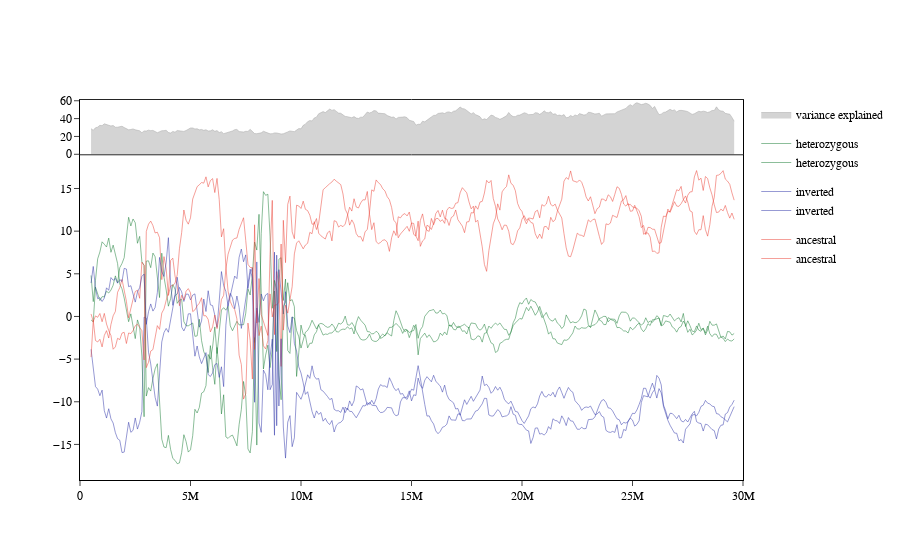

Source (notebook cell):
### Code cell
stat_df = data.stat

# Create a subplot figure with 2 rows and 1 column
args_dct['hex_code_dct'] = {
    'ancestral': '#eb4034',
    'inverted': '#2f35a8',
    'heterozygous': '#197d34',
}
args_dct['color_by'] = 'inversion_state'


group = args_dct['color_by'] if args_dct['color_by'] else 'id'
group_lst = list(set(metadata_df[group]))
# set plotting colors
if args_dct['hex_code_dct']:
    color_dct = args_dct['hex_code_dct']
    if not all(x in color_dct.keys() for x in metadata_df[group]):
        print('\n[ERROR] HEX codes missing for one or more groups.',
                file=sys.stderr)
        sys.exit()
else:
    import plotly.colors as pc
    def_col_lst = pc.DEFAULT_PLOTLY_COLORS
    
    color_dict = {
        group_lst[i]: \
            def_col_lst[i % len(def_col_lst)] for i in range(len(group_lst))
    }

if len(plot_vars) == 1:
    fig = make_subplots(rows=2, cols=1, shared_xaxes=True, row_heights=[1, 6], vertical_spacing=0.0)

    # variance explained
    hover_data = [
        ''.join(
            [f'<b>pos</b>: {str(idx)}<br><b>var_explained</b>: \
             <b>{row[str(plot_var) + "_ve"]}%<br>' ]
        ) for idx, row in stat_df.iterrows()
    ]

    fig.add_trace(
        go.Scatter(
            x=stat_df.index,
            y=stat_df[plot_var + '_ve'],
            name='variance explained',
            legendgroup='variance explained',
            mode='lines',
            text=hover_data,
            hoverinfo='text',
            line=dict(color='#4d61b0', width=1),
            fill='tozeroy',
            connectgaps=True,
        ),
    row=1, col=1)

    # Loop through each group and create a trace for each group
    for id in set(data_df['id']):
        id_df = data_df[data_df['id'] == id]
        
        hover_data = [
            ''.join(
                [f'<b>{col}</b>: {row[col]}<br>' for col in id_df.columns]
            ) for i, row in id_df.iterrows()
        ]

        plot_color = color_dct[list(id_df[group])[0]]

        # Add the trace for the group to the first subplot (row=1, col=1)
        fig.add_trace(
            go.Scatter(
                x=id_df['pos'],
                y=id_df[plot_var],
                text=hover_data,
                hoverinfo='text',
                name=list(id_df[group])[0],   
                legendgroup=list(id_df[group])[0],
                #name='a',   
                #legendgroup='a',
                mode='lines',
                line=dict(color=plot_color),

            ),
            row=2, col=1  # Specify which subplot to add the trace to
        )

    # adjust layout
    fig.update_layout(
        template='simple_white',
        font_family='Arial',
        font_color='black',
        xaxis=dict(ticks='outside', mirror=True, showline=True,),
        yaxis=dict(ticks='outside', mirror=True, showline=True,),
        #legend={'traceorder':'normal'}, 
        title={'xanchor': 'center', 'y': 0.9, 'x': 0.45},
        )

    # set line width
    fig.update_traces(line=dict(width=0.5, color='darkgrey'), row=1, col=1)
    fig.update_traces(line=dict(width=0.5), row=2, col=1)

    # set x axis range
    fig.update_xaxes(range=[args_dct['start'], args_dct['end']], showticklabels=False, ticks='', row=1, col=1)
    fig.update_xaxes(range=[args_dct['start'], args_dct['end']], showline=True, linecolor='black', linewidth=1, row=2, col=1)

    # set line width
    fig.update_yaxes(showline=True, mirror=True, linecolor='black', linewidth=1, row=1, col=1, side='left')
    fig.update_yaxes(showline=True, mirror=True, linecolor='black', linewidth=1, row=2, col=1, side='left')

    # Show the figure
    fig.show()

### Figure 1 — Plotly figure (JSON) as saved in the notebook; plotly's stock layout.template omitted (floating-point values rounded to 4 significant figures; data arrays with more than 128 entries replaced by an {"elided": "..."} marker saying what was removed)
{"data": [{"connectgaps": true, "fill": "tozeroy", "hoverinfo": "text", "legendgroup": "variance explained", "line": {"color": "darkgrey", "width": 0.5}, "mode": "lines", "name": "variance explained", "text": {"elided": "292 str values"}, "type": "scatter", "x": {"elided": "292 int values"}, "xaxis": "x", "y": {"elided": "292 float values"}, "yaxis": "y"}, {"hoverinfo": "text", "legendgroup": "heterozygous", "line": {"color": "#197d34", "width": 0.5}, "mode": "lines", "name": "heterozygous", "text": {"elided": "292 str values"}, "type": "scatter", "x": {"elided": "292 int values"}, "xaxis": "x2", "y": {"elided": "292 float values"}, "yaxis": "y2"}, {"hoverinfo": "text", "legendgroup": "inverted", "line": {"color": "#2f35a8", "width": 0.5}, "mode": "lines", "name": "inverted", "text": {"elided": "292 str values"}, "type": "scatter", "x": {"elided": "292 int values"}, "xaxis": "x2", "y": {"elided": "292 float values"}, "yaxis": "y2"}, {"hoverinfo": "text", "legendgroup": "heterozygous", "line": {"color": "#197d34", "width": 0.5}, "mode": "lines", "name": "heterozygous", "text": {"elided": "292 str values"}, "type": "scatter", "x": {"elided": "292 int values"}, "xaxis": "x2", "y": {"elided": "292 float values"}, "yaxis": "y2"}, {"hoverinfo": "text", "legendgroup": "ancestral", "line": {"color": "#eb4034", "width": 0.5}, "mode": "lines", "name": "ancestral", "text": {"elided": "292 str values"}, "type": "scatter", "x": {"elided": "292 int values"}, "xaxis": "x2", "y": {"elided": "292 float values"}, "yaxis": "y2"}, {"hoverinfo": "text", "legendgroup": "ancestral", "line": {"color": "#eb4034", "width": 0.5}, "mode": "lines", "name": "ancestral", "text": {"elided": "292 str values"}, "type": "scatter", "x": {"elided": "292 int values"}, "xaxis": "x2", "y": {"elided": "292 float values"}, "yaxis": "y2"}, {"hoverinfo": "text", "legendgroup": "inverted", "line": {"color": "#2f35a8", "width": 0.5}, "mode": "lines", "name": "inverted", "text": {"elided": "292 str values"}, "type": "scatter", "x": {"elided": "292 int values"}, "xaxis": "x2", "y": {"elided": "292 float values"}, "yaxis": "y2"}], "layout": {"font": {"color": "black", "family": "Arial"}, "title": {"x": 0.45, "xanchor": "center", "y": 0.9}, "xaxis": {"anchor": "y", "domain": [0, 1], "matches": "x2", "mirror": true, "range": [1, 30000000], "showline": true, "showticklabels": false, "ticks": ""}, "xaxis2": {"anchor": "y2", "domain": [0, 1], "linecolor": "black", "linewidth": 1, "range": [1, 30000000], "showline": true}, "yaxis": {"anchor": "x", "domain": [0.8571, 1], "linecolor": "black", "linewidth": 1, "mirror": true, "showline": true, "side": "left", "ticks": "outside"}, "yaxis2": {"anchor": "x2", "domain": [0, 0.8571], "linecolor": "black", "linewidth": 1, "mirror": true, "showline": true, "side": "left"}}}
